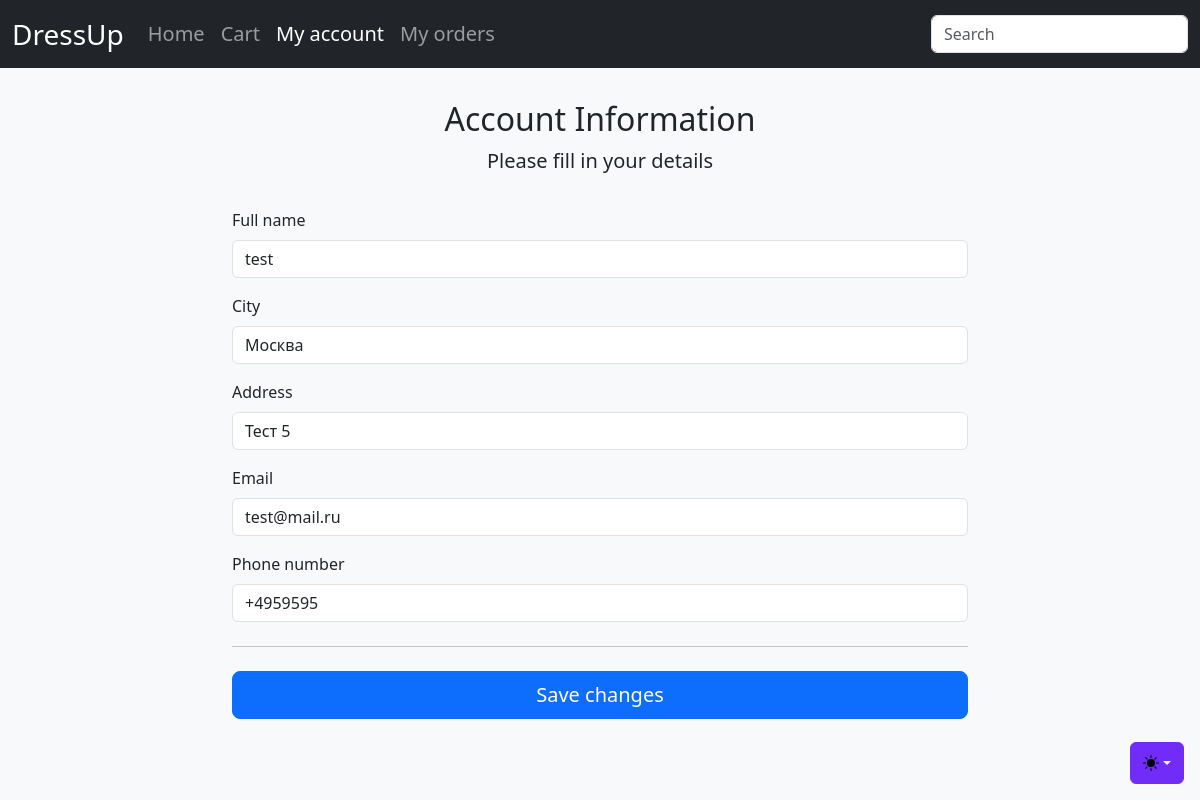
The page /profile (signed in) on the database its author committed.
### data.py (models this page shows)
class User(UserMixin, db.Model):
    id = db.Column(db.Integer, primary_key=True)
    email = db.Column(db.String(120), unique=True, nullable=False)
    password = db.Column(db.String(128), nullable=False)
    name = db.Column(db.String(100))
    phone = db.Column(db.String(100))
    city = db.Column(db.String(100))
    address = db.Column(db.String(100))
    orders = db.relationship('Order', backref='user', lazy=True)

### app.py (the view, shortened to what this page needs)
@app.route("/profile", methods=['GET', 'POST'])
@login_required
def profile():
    return render_template('profile.html', user=current_user)

### app.py (called while the page is built)
@login_manager.user_loader
def load_user(user_id):
    return User.query.get(int(user_id))

### templates/profile.html (shortened to what this page needs)
<!doctype html>
<html lang="en" data-bs-theme="auto">
  <head>
    <link href="../static/css/bootstrap.min.css" rel="stylesheet">
  </head>
  <body class="bg-body-tertiary">
    {% include 'partials/theme_switcher.html' %}
    {% include 'partials/navbar.html' %}
    <div class="container">
      <main>
        <div class="form-container">
          <div class="form-header">
            <h2>Account Information</h2>
            <p class="lead">Please fill in your details</p>
          </div>
          <form class="needs-validation" method="POST" novalidate>
            <div class="row g-3">
              <div class="col-12">
                <label for="fullName" class="form-label">Full name</label>
                <input type="text" class="form-control" id="fullName" name="full_name"
                       value="{% if user %}{{ user.name }}{% endif %}"
                       placeholder="Your full name" required>
              </div>
              <div class="col-12">
                <label for="city" class="form-label">City</label>
                <input type="text" class="form-control" id="city" name="city"
                       value="{{ user.city if user else '' }}" placeholder="Your city" required>
              </div>
              <div class="col-12">
                <label for="address" class="form-label">Address</label>
                <input type="text" class="form-control" id="address" name="address"
                       value="{{ user.address if user else '' }}" placeholder="Street and house number" required>
              </div>
              <div class="col-12">
                <label for="email" class="form-label">Email</label>
                <input type="email" class="form-control" id="email" name="email"
                       value="{{ user.email if user else '' }}" placeholder="you@example.com" required>
              </div>
              <div class="col-12">
                <label for="phone" class="form-label">Phone number</label>
                <input type="tel" class="form-control" id="phone" name="phone"
                       value="{{ user.phone if user else '' }}" placeholder="+1234567890" required>
              </div>
            </div>
            <hr class="my-4">
            <button class="w-100 btn btn-primary btn-lg" type="submit">Save changes</button>
          </form>
        </div>
      </main>
    </div>
  </body>
</html>

### templates/profile.html (style rules this page uses)
body { background-color: var(--bs-body-bg); color: var(--bs-body-color); }
.form-container { max-width: 800px; margin: 0 auto; padding: 2rem; }
.form-header { text-align: center; margin-bottom: 2rem; }

### rows shown on the page
User: full_name "test", city "Москва", address "Тест 5", email "test@mail.ru", phone "+4959595"
